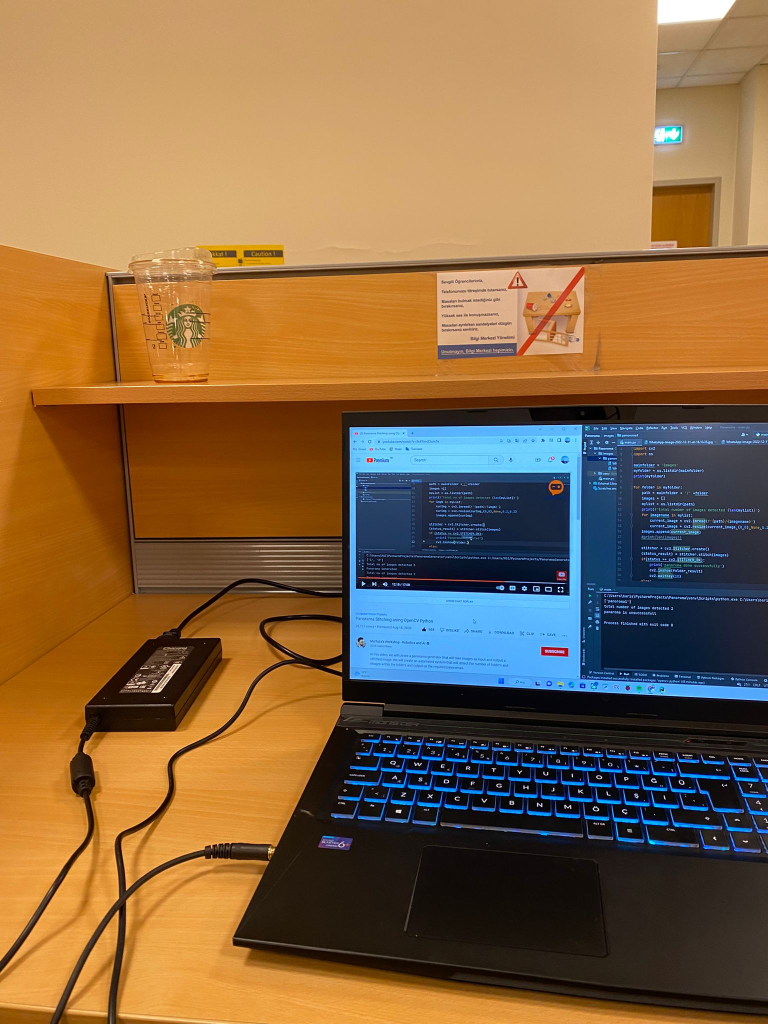
#> input picture StereoPanorama_MertEkici_Codes/Panorama/panorama_stitching/images/panorama1/1.jpeg, 1536 x 2048 px (shown at 1/2 size); its folder holds 3 pictures in this run
$ python main.py
#> lines starting #> are read from the running program, lines starting #| are printed output that depends on the picture; after the words box and inside, x2 and y2 are one past the last pixel; in counts of white or black regions, pixels touching at a corner belong together
import cv2
import os

import imutils
import numpy as np

def trim(stitched):
    stitched = cv2.copyMakeBorder(stitched, 10, 10, 10, 10,
                                  cv2.BORDER_CONSTANT, (0, 0, 0))

    # convert the stitched image to grayscale and threshold it
    # such that all pixels greater than zero are set to 255
    # (foreground) while all others remain 0 (background)
    gray = cv2.cvtColor(stitched, cv2.COLOR_BGR2GRAY)
    thresh = cv2.threshold(gray, 0, 255, cv2.THRESH_BINARY)[1]

    # find all external contours in the threshold image then find
    # the *largest* contour which will be the contour/outline of
    # the stitched image
    cnts = cv2.findContours(thresh.copy(), cv2.RETR_EXTERNAL,
                            cv2.CHAIN_APPROX_SIMPLE)

    cnts = imutils.grab_contours(cnts)
    c = max(cnts, key=cv2.contourArea)

    # allocate memory for the mask which will contain the
    # rectangular bounding box of the stitched image region
    mask = np.zeros(thresh.shape, dtype="uint8")

    cv2.imshow(folder, mask)
    cv2.waitKey(0)

    (x, y, w, h) = cv2.boundingRect(c)
    cv2.rectangle(mask, (x, y), (x + w, y + h), 255, -1)

    # create two copies of the mask: one to serve as our actual
    # minimum rectangular region and another to serve as a counter
    # for how many pixels need to be removed to form the minimum
    # rectangular region
    minRect = mask.copy()
    sub = mask.copy()

    cv2.imshow(folder, minRect)
    cv2.waitKey(0)

    # keep looping until there are no non-zero pixels left in the
    # subtracted image
    while cv2.countNonZero(sub) > 0:
        # erode the minimum rectangular mask and then subtract
        # the thresholded image from the minimum rectangular mask
        # so we can count if there are any non-zero pixels left
        minRect = cv2.erode(minRect, None)
        sub = cv2.subtract(minRect, thresh)

        cv2.imshow(folder, minRect)
        cv2.waitKey(0)
        cv2.imshow(folder, sub)
        cv2.waitKey(0)

    # find contours in the minimum rectangular mask and then
    # extract the bounding box (x, y)-coordinates
    cnts = cv2.findContours(minRect.copy(), cv2.RETR_EXTERNAL,
                            cv2.CHAIN_APPROX_SIMPLE)
    cnts = imutils.grab_contours(cnts)
    c = max(cnts, key=cv2.contourArea)
    (x, y, w, h) = cv2.boundingRect(c)

    # use the bounding box coordinates to extract the our final
    # stitched image
    stitched = stitched[y:y + h, x:x + w]
    return stitched


mainfolder = 'images'
myfolder = os.listdir(mainfolder)
print(myfolder)

for folder in myfolder:
    path = mainfolder + '/' +folder
    images = []
    mylist = os.listdir(path)
    print(f'total number of images detected {len(mylist)}')
    stitcher = cv2.Stitcher.create()
    for imgN in mylist:
        current_image = cv2.imread(f'{path}/{imgN}')
#> current_image is the input picture: shape (2048, 1536, 3); mean B, G, R 68.4, 103.9, 135.9
        current_image = np.where(current_image == 0, 1, current_image)
        current_image = cv2.resize(current_image,(700,700),None)
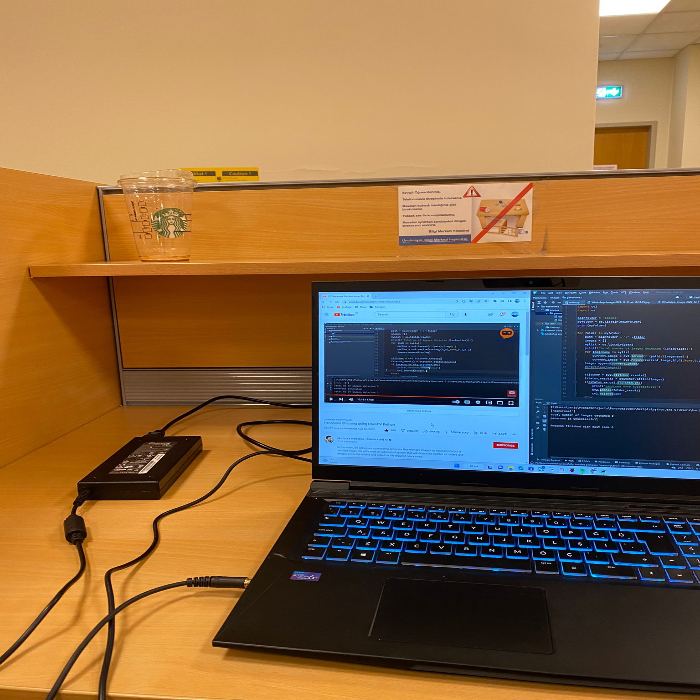
#> current_image: shape (700, 700, 3); mean B, G, R 68.4, 103.8, 135.8
        images.append(current_image)
        print(len(images))
#| 1
        if(len(images)>1):
            (status,result) = stitcher.stitch(images)
            if(status == cv2.STITCHER_OK):
                print('panorama done successfully')
                cv2.imshow(folder,result)
                cv2.waitKey(10)
            else:
                print ('panorama is unsuccessfull')
    rect = result
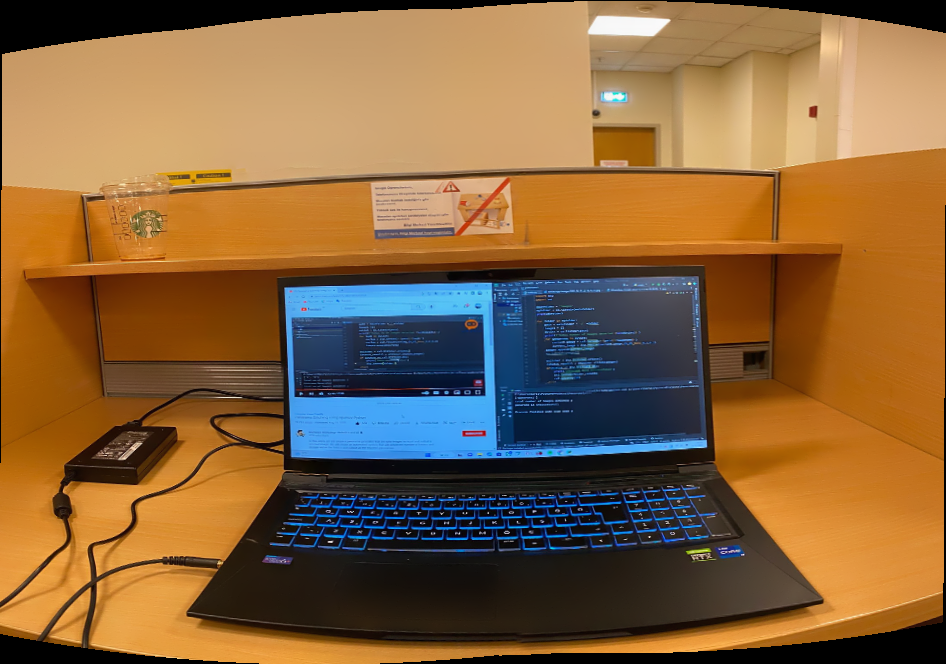
#> rect: shape (664, 946, 3); mean B, G, R 61.2, 99.6, 134.6
    rect = trim(rect)
#> in trim, `stitched = cv2.copyMakeBorder(stitched, 10, 10, 10, 10, cv2.BORDER_CON..`:
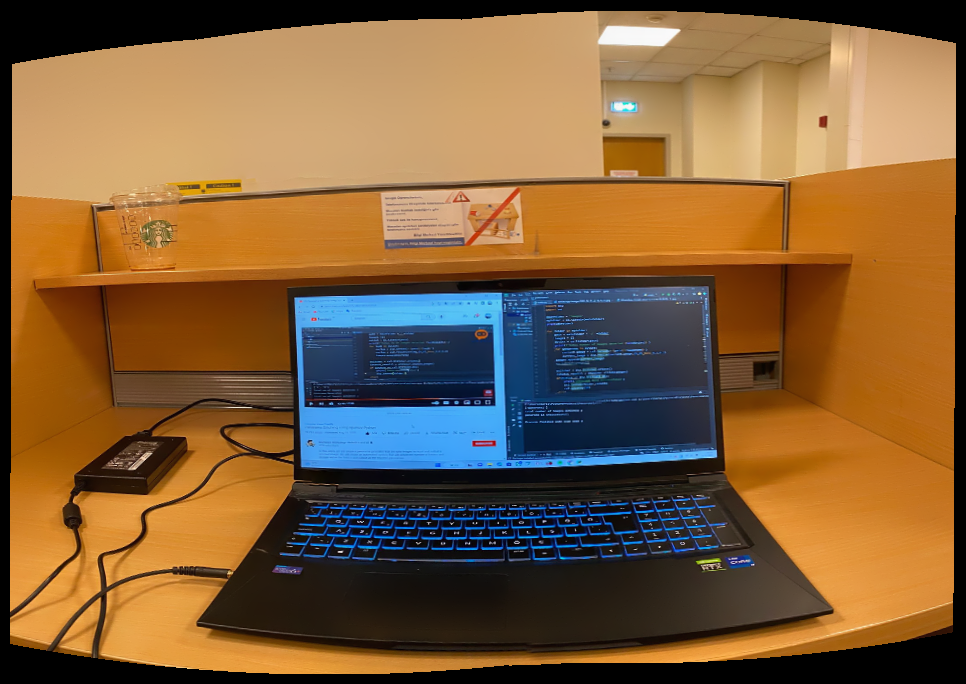
#> stitched: shape (684, 966, 3); mean of channels 0, 1, 2 58.1, 94.7, 128; drawn as B, G, R
#> in trim, `gray = cv2.cvtColor(stitched, cv2.COLOR_BGR2GRAY)`:
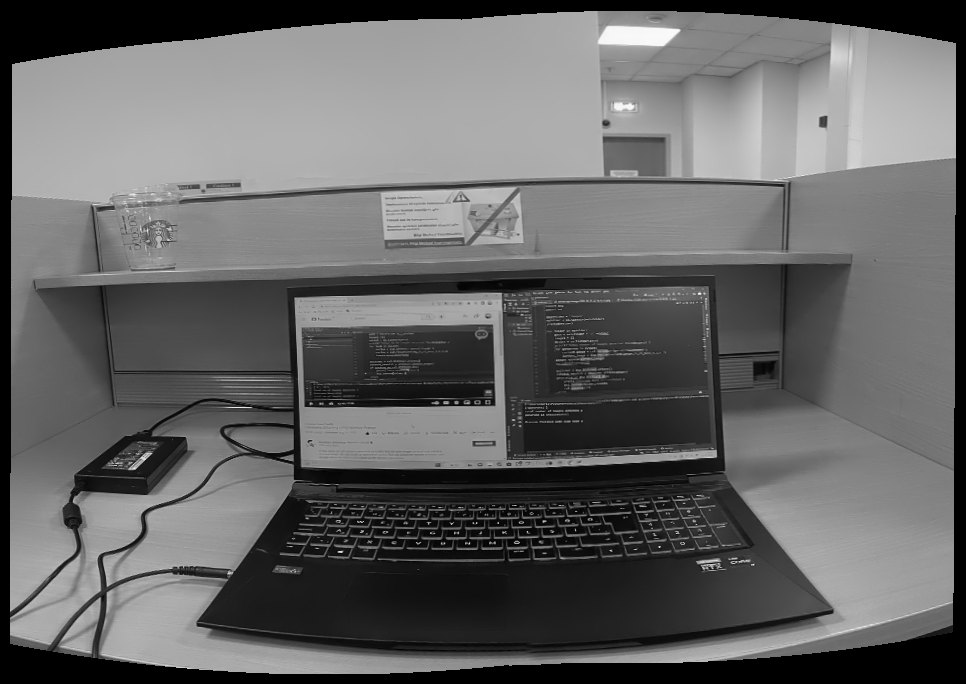
#> gray: shape (684, 966); min 0, max 251, mean 100.5
#> in trim, `thresh = cv2.threshold(gray, 0, 255, cv2.THRESH_BINARY)[1]`:
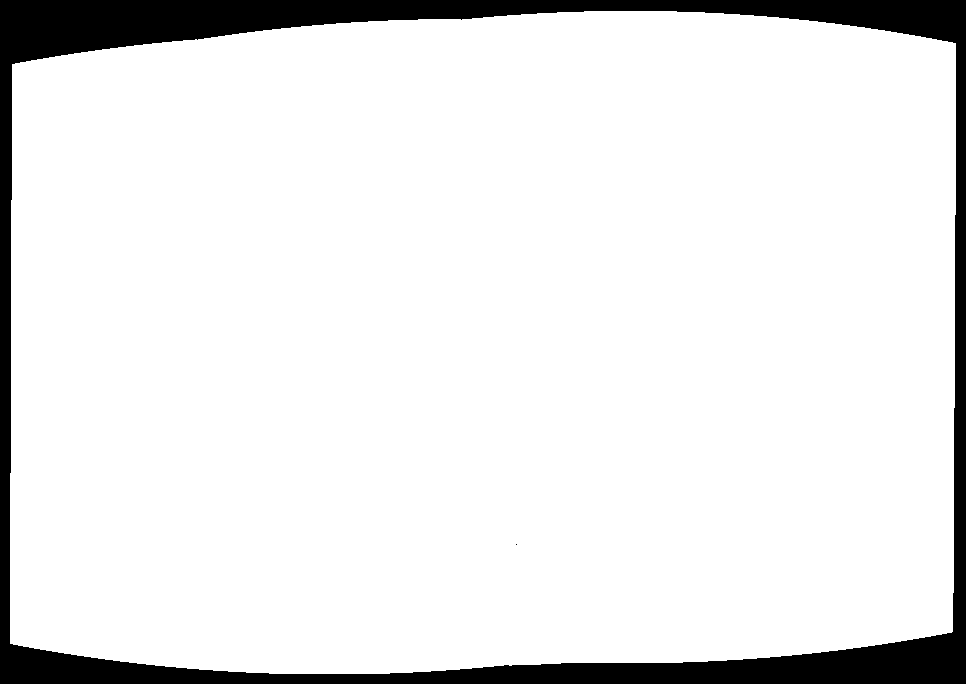
#> thresh: shape (684, 966); 90.7% white; 2 black regions (1 under 20 px), largest, box (x1, y1, x2, y2) and area: (0, 0, 966, 684) 61658
#> in trim, `cv2.rectangle(mask, (x, y), (x + w, y + h), 255, -1)`: mask: shape (684, 966); 95.2% white; 1 black region, box (x1, y1, x2, y2) and area: (0, 0, 966, 684) 31936
#> in trim, `minRect = cv2.erode(minRect, None)`:
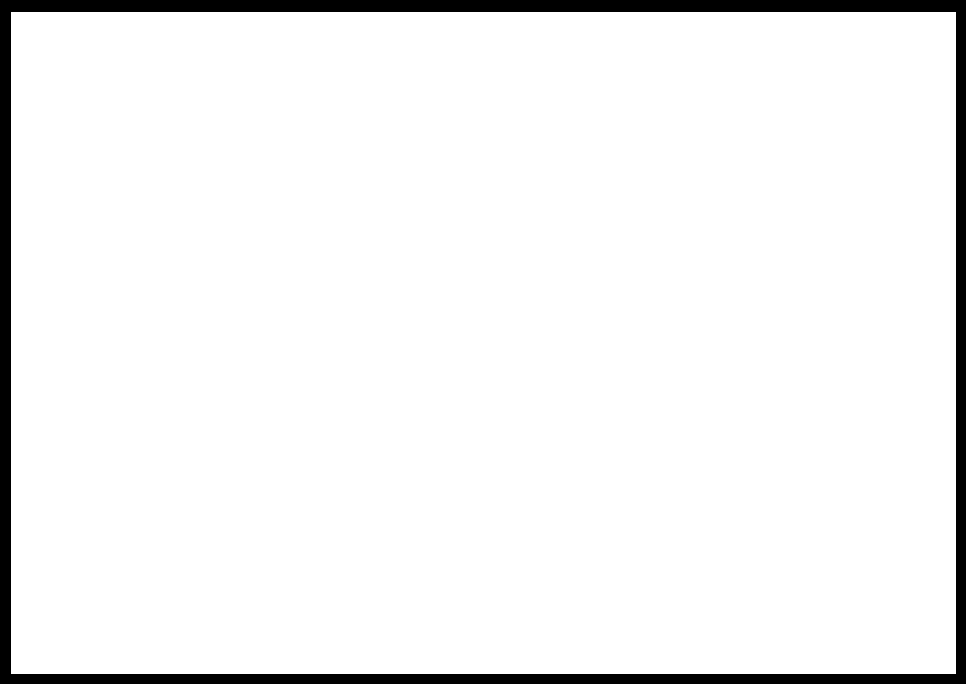
#> minRect: shape (684, 966); 94.7% white; 1 black region, box (x1, y1, x2, y2) and area: (0, 0, 966, 684) 35154
#> in trim, `sub = cv2.subtract(minRect, thresh)`:
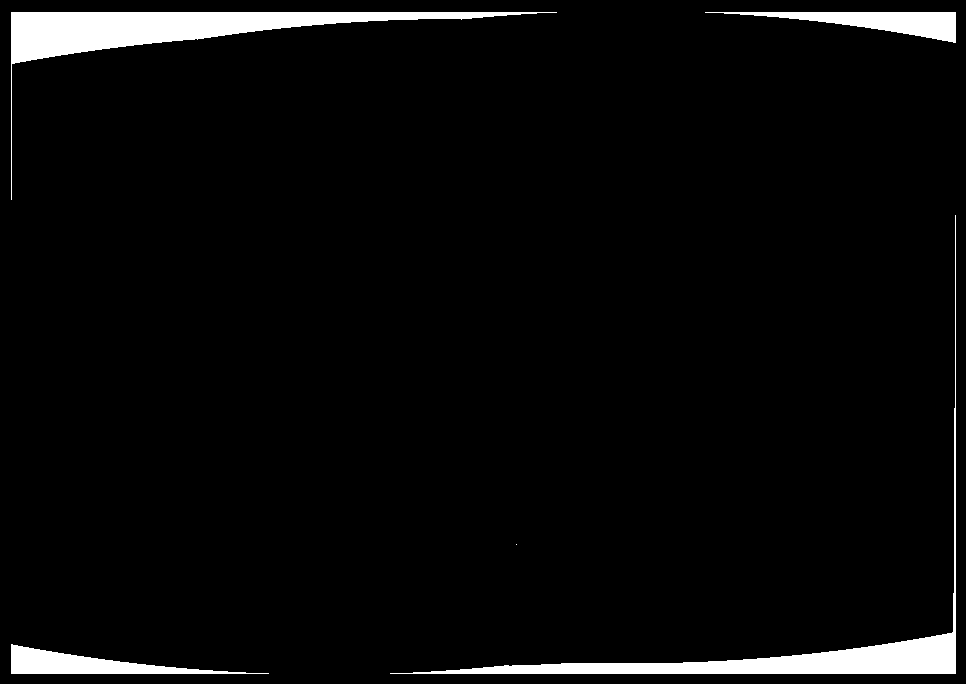
#> sub: shape (684, 966); 4.1% white; 5 white regions (1 under 20 px), largest, box (x1, y1, x2, y2) and area: (11, 12, 557, 200) 11213, (390, 215, 956, 674) 9330, (705, 12, 956, 43) 3169, (11, 644, 269, 674) 3056
    cv2.imwrite(f'{folder}.jpg', result)
    cv2.imwrite(f'{folder}rect.jpg', rect)


img = cv2.imread(f'{folder}.jpg')
gray = cv2.cvtColor(img, cv2.COLOR_BGR2GRAY)

# Detect corners
corners = cv2.goodFeaturesToTrack(gray, 100, 0.01, 10)
corners = np.int0(corners)

# Find the perpective transform matrix
src_points = np.float32([corners[i] for i in range(corners.shape[0])])
dst_points = np.float32([[i, j] for i in range(corners.shape[0]) for j in range(corners.shape[1])])
matrix = cv2.getPerspectiveTransform(src_points, dst_points)

# Warp the image
result = cv2.warpPerspective(img, matrix, (img.shape[1], img.shape[0]))
cv2.imshow("Result", result)
